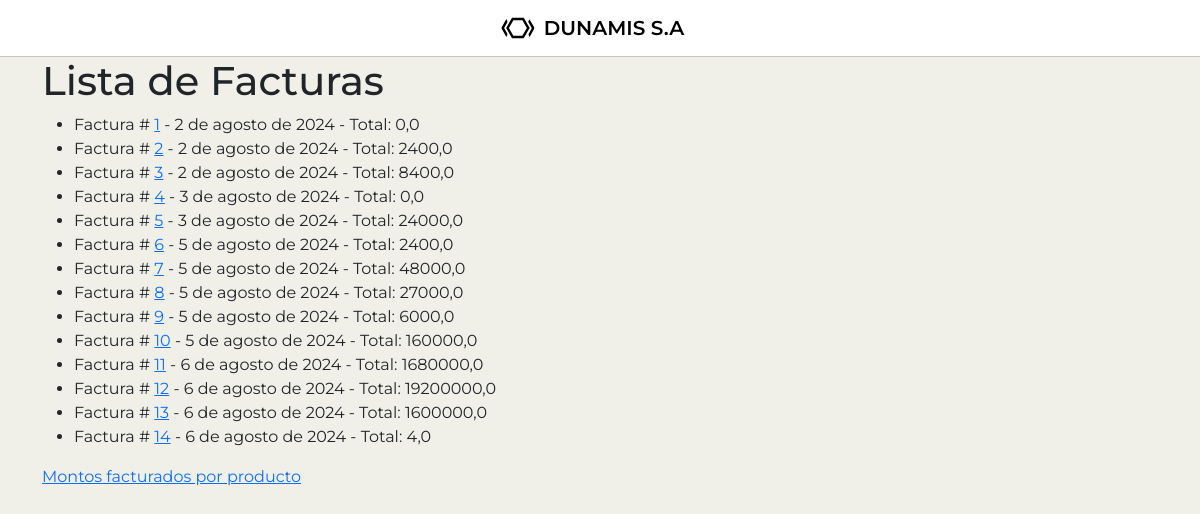
/facturas/, run on an earlier commit of the app's database.
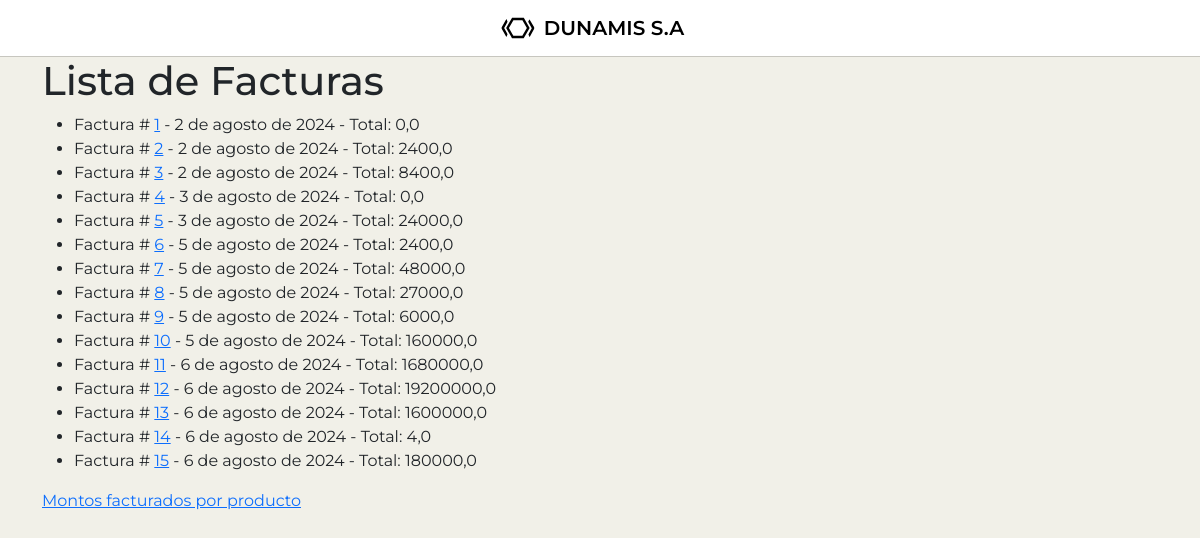
And on a later commit of the database.
### mod_ventas/sub_mod_facturas/models.py (models this page shows, shortened)
class Factura(models.Model):
    numero_factura = models.IntegerField(unique=True)  # Ensure unique values for invoice numbers
    fecha_emision = models.DateField(default=date.today)
    total = models.FloatField(default=0)

### mod_ventas/sub_mod_facturas/views.py (the view)
# urls.py: path('', views.facturas, name='facturas'),
def facturas(request):
    facturas = Factura.objects.all()
    return render(request, 'sub_mod_facturas/facturas.html', {
        'facturas': facturas,
    })

### mod_ventas/sub_mod_facturas/templates/sub_mod_facturas/facturas.html (shortened to what this page needs)
{% extends "base.html" %}
{% block content %}
    <h1>Lista de Facturas</h1>
    <ul>
        {% for factura in facturas %}
            <li>
                Factura # <a href="{% url 'factura_detalle' factura.id %}">{{ factura.numero_factura }}</a>  - {{ factura.fecha_emision }} - Total: {{ factura.total }}
            </li>
        {% empty %}
            <li>No hay facturas disponibles.</li>
        {% endfor %}
    </ul>
    <a href="{% url 'monto_facturado_por_producto' %}">Montos facturados por producto</a>
{% endblock content %}

What changed in the data, as far as the page shows it:
added Factura: numero_factura "15", fecha_emision "6 de agosto de 2024", total "180000,0"
